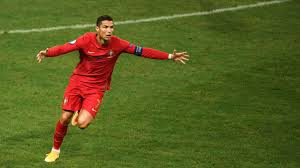
#> input picture open_cv exploration and MNIST using keras/cr7.jpg, 300 x 168 px
$ jupyter execute --allow-errors 'part_1 and 2.ipynb'
#> lines starting #> are read from the running program, lines starting #| are printed output that depends on the picture; after the words box and inside, x2 and y2 are one past the last pixel; in counts of white or black regions, pixels touching at a corner belong together
[cell 1]
#open cv and part 2
import cv2
import matplotlib.pyplot as plt
import numpy as np
# Loads a color image.
img = cv2.imread('cr7.jpg',cv2.IMREAD_COLOR)
#> img is the input picture: shape (168, 300, 3); mean B, G, R 33.7, 95.9, 88.7
plt.imshow(img)

[cell 2]
#Loading image in grayscale
img = cv2.imread('cr7.jpg',cv2.IMREAD_GRAYSCALE) # multiple implementations of the grayscale conversion in play
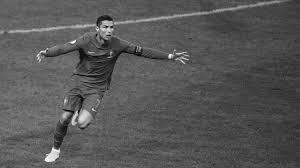
#> img: shape (168, 300); min 0, max 255, mean 86.7

plt.imshow(img)

[cell 3]
import matplotlib.pyplot as plt
img = cv2.imread("cr7.jpg")
img_array = cv2.cvtColor(img, cv2.COLOR_RGB2GRAY) #The function cvtColor() converts an input image from one color space to another
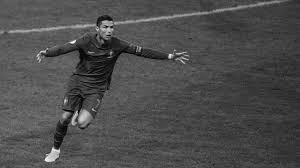
#> img_array: shape (168, 300); min 2, max 252, mean 76.5

plt.imshow(img_array,cmap="gray") #cmap controls the colormap used to display the values.

[cell 4]
#scaling
height, width = img.shape[:2] #it returns 3 values :width,height,channel
#> height = 168; width = 300
res = cv2.resize(img,(2*width, 2*height), interpolation = cv2.INTER_CUBIC)
plt.imshow(res)

[cell 5]
#rotn
rows,cols = img.shape[:2]
#> rows = 168; cols = 300
#Find Transformation matrix M
M = cv2.getRotationMatrix2D((cols/2,rows/2),90,1)#(center, angle, scale) Rotation Matrix
#> M = [[6.12e-17, 1, 66], [-1, 6.12e-17, 234]]

dst = cv2.warpAffine(img,M,(cols,rows)) #affine transformation to rotate
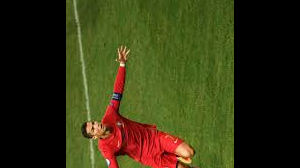
#> dst: shape (168, 300, 3); mean B, G, R 19.2, 52.6, 53
plt.imshow(dst)

[cell 6]
#translation
rows,cols = img.shape[:2]
M = np.float32([[1,0,100],[0,1,50]]) #Translation Matrix M ,and make it numpy array
 #If you know the shift in (100,50) direction, let it be (t_x,t_y), you can create the transformation matrix M.

#Then Pass M to warpAffine()
dst = cv2.warpAffine(img,M,(cols,rows))
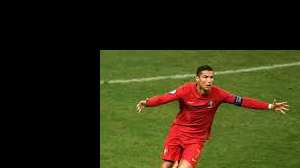
#> dst: shape (168, 300, 3); mean B, G, R 18.8, 46.9, 49.7

plt.imshow(dst)

[cell 7]
#thresholding (filter)
#used open cv tutorial for this
import cv2 as cv
import numpy as np
from matplotlib import pyplot as plt
img = cv.imread('cr7.jpg',0) #convert to gray scale

#Simple Thresholding Types
#The functions transforms a grayscale image to a binary image according to their formulae

ret,thresh1 = cv.threshold(img,127,255,cv.THRESH_BINARY) #returns:thresholded image and ret:threshold value used
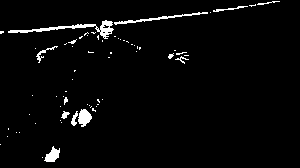
#> thresh1: shape (168, 300); 2.9% white; 66 white regions (54 under 20 px), largest, box (x1, y1, x2, y2) and area: (8, 20, 114, 39) 428, (114, 12, 208, 25) 214, (78, 109, 92, 127) 168
ret,thresh2 = cv.threshold(img,127,255,cv.THRESH_BINARY_INV)
ret,thresh3 = cv.threshold(img,127,255,cv.THRESH_TRUNC)
ret,thresh4 = cv.threshold(img,127,255,cv.THRESH_TOZERO)
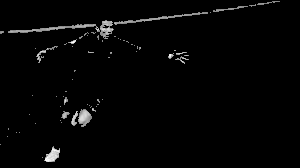
#> thresh4: shape (168, 300); min 0, max 255, mean 4.7
ret,thresh5 = cv.threshold(img,127,255,cv.THRESH_TOZERO_INV)
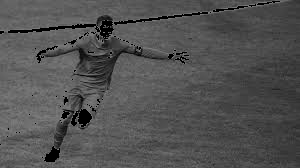
#> thresh5: shape (168, 300); min 0, max 127, mean 81.9
titles = ['Original Image','BINARY','BINARY_INV','TRUNC','TOZERO','TOZERO_INV']
images = [img, thresh1, thresh2, thresh3, thresh4, thresh5]
for i in range(6):
    plt.subplot(2,3,i+1),plt.imshow(images[i],'gray',vmin=0,vmax=255)
    plt.title(titles[i])
    plt.xticks([]),plt.yticks([])
plt.show()

[cell 8]
#edge detection using canny filter
#used tutorials and other resources
img = cv2.imread('cr7.jpg',0)
edges = cv2.Canny(img,150,100) # (img,min threshold,max threshold)
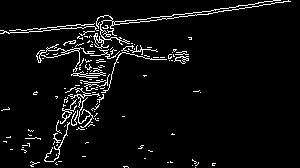
#> edges: shape (168, 300); 5% white in thin lines or dots

plt.subplot(1,2,1),plt.imshow(img,cmap = 'gray')
plt.title('Original cr7'), plt.xticks([]), plt.yticks([])
plt.subplot(1,2,2),plt.imshow(edges,cmap = 'gray')
plt.title('Edge-detected cr7'), plt.xticks([]), plt.yticks([])

plt.show()
